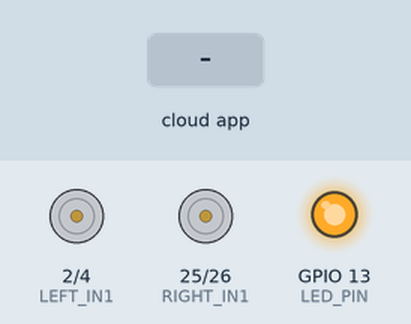
Recording of a sketch running on a simulated ESP32. Parts: motor-driver pin pairs drawn as motors (green arrow = first pin HIGH = forward, orange = second pin HIGH = backward, longer = more drive, scaled by the enable pin), output pins drawn as LEDs (lit = HIGH). The test bench sets the inputs (shaded band). The ROS host is connected and sends only what is stated; what the sketch prints to the serial monitor is not drawn.

Above: at 3.2 s.
3.3 s: the phone or cloud app sets linear.x to -100
At 4.5 s:
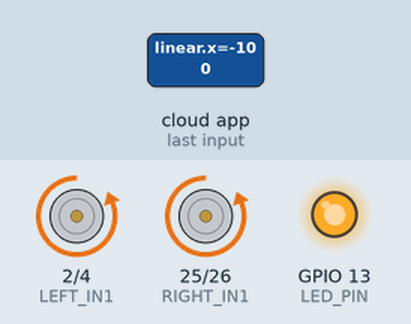
4.8 s: the phone or cloud app sets angular.z to -100
At 5.9 s:
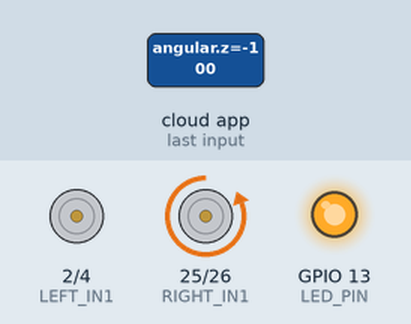
6.3 s: the phone or cloud app sets linear.x to 0
At 7.2 s:
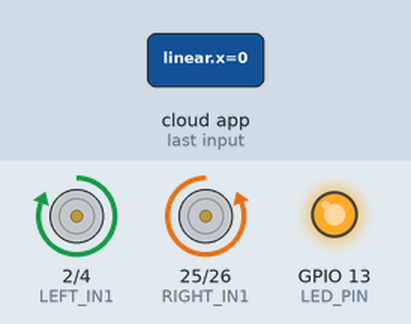
7.8 s: the phone or cloud app sets angular.z to 100
At 8.6 s:
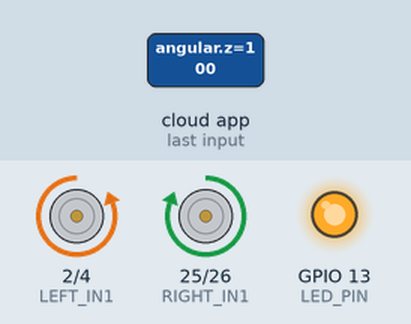
9.3 s: the phone or cloud app sets linear.x to 100
At 9.9 s:
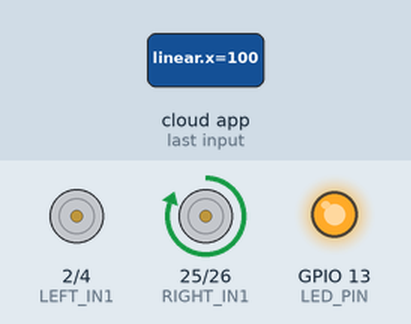
10.8 s: the phone or cloud app sets angular.z to 0
At 11.5 s:
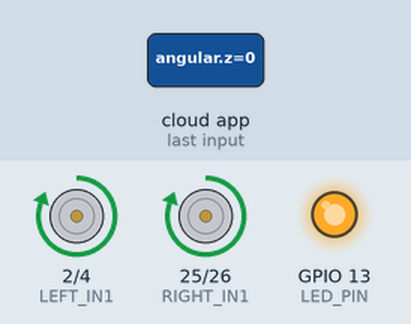
Timing chart, 0 to 13.3 s (numbered marks = the images above; inputs shaded):
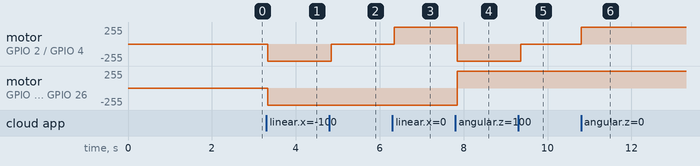

The sketch:

MicroRosTeleop.ino
```cpp
#include <micro_ros_arduino.h>
#include <rcl/rcl.h>
#include <rclc/rclc.h>
#include <rcl/error_handling.h>
#include <rclc/executor.h>
#include <geometry_msgs/msg/twist.h>

#if !defined(ESP32)
#error This example is only for ESP32 boards
#endif

// Motor pins
#define LEFT_IN1     2
#define LEFT_IN2     4
#define LEFT_ENABLE  5

#define RIGHT_IN1    25
#define RIGHT_IN2    26
#define RIGHT_ENABLE 27

// ROS objects
rcl_subscription_t subscriber;
geometry_msgs__msg__Twist msg;
rclc_support_t support;
rcl_allocator_t allocator;
rcl_node_t node;
rclc_executor_t executor;

// Status LED
#define LED_PIN 13

// Limits
const float MAX_LINEAR_SPEED = 0.5;   // meters per second
const float MAX_ANGULAR_SPEED = 1.0;  // radians per second
const int MIN_PWM = 100;              // threshold to avoid stalling

// Utility macros
#define RCCHECK(fn) { rcl_ret_t rc = fn; if (rc != RCL_RET_OK) { error_loop(); } }
#define RCSOFTCHECK(fn) { rcl_ret_t rc = fn; if (rc != RCL_RET_OK) {} }

void error_loop() {
  while (true) {
    digitalWrite(LED_PIN, !digitalRead(LED_PIN));
    delay(100);
  }
}

// Scale velocity to PWM with minimum threshold
int scaleToPWM(float speed, float max_speed) {
  int pwm = (int)(255.0 * speed / max_speed);

  // Apply minimum threshold if non-zero
  if (pwm > 0 && pwm < MIN_PWM) pwm = MIN_PWM;
  if (pwm < 0 && pwm > -MIN_PWM) pwm = -MIN_PWM;

  return constrain(pwm, -255, 255);
}

void setMotor(int in1, int in2, int enable, int speed) {
  int pwm = abs(speed);
  analogWrite(enable, pwm);

  if (speed > 0) {
    digitalWrite(in1, HIGH);
    digitalWrite(in2, LOW);
  } else if (speed < 0) {
    digitalWrite(in1, LOW);
    digitalWrite(in2, HIGH);
  } else {
    digitalWrite(in1, LOW);
    digitalWrite(in2, LOW);
  }
}

void cmd_vel_callback(const void *msgin) {
  const geometry_msgs__msg__Twist *msg = (const geometry_msgs__msg__Twist *)msgin;

  float linear = msg->linear.x;
  float angular = msg->angular.z;

  int left_pwm = scaleToPWM(linear - angular, MAX_LINEAR_SPEED);
  int right_pwm = scaleToPWM(linear + angular, MAX_LINEAR_SPEED);

  Serial.print("L_PWM: ");
  Serial.print(left_pwm);
  Serial.print(" R_PWM: ");
  Serial.println(right_pwm);

  setMotor(LEFT_IN1, LEFT_IN2, LEFT_ENABLE, left_pwm);
  setMotor(RIGHT_IN1, RIGHT_IN2, RIGHT_ENABLE, right_pwm);
}

void setup() {
  set_microros_wifi_transports("SSID", "Password", "IP Address", 8888);

  Serial.begin(115200);
  delay(1000);
  Serial.println("✅ Teleop test with min PWM threshold");

  pinMode(LED_PIN, OUTPUT);
  digitalWrite(LED_PIN, HIGH);

  pinMode(LEFT_IN1, OUTPUT);
  pinMode(LEFT_IN2, OUTPUT);
  pinMode(LEFT_ENABLE, OUTPUT);
  pinMode(RIGHT_IN1, OUTPUT);
  pinMode(RIGHT_IN2, OUTPUT);
  pinMode(RIGHT_ENABLE, OUTPUT);

  delay(1000);

  allocator = rcl_get_default_allocator();
  RCCHECK(rclc_support_init(&support, 0, NULL, &allocator));
  RCCHECK(rclc_node_init_default(&node, "esp32_teleop_node", "", &support));
  RCCHECK(rclc_subscription_init_default(
    &subscriber,
    &node,
    ROSIDL_GET_MSG_TYPE_SUPPORT(geometry_msgs, msg, Twist),
    "cmd_vel"));

  RCCHECK(rclc_executor_init(&executor, &support.context, 1, &allocator));
  RCCHECK(rclc_executor_add_subscription(&executor, &subscriber, &msg, &cmd_vel_callback, ON_NEW_DATA));
}

void loop() {
  RCSOFTCHECK(rclc_executor_spin_some(&executor, RCL_MS_TO_NS(100)));
  delay(50);
}
```

Measured:
- after the input at 3.3 s, motor on GPIO 2 (LEFT_IN1) / GPIO 4 (LEFT_IN2), motor on GPIO 25 (RIGHT_IN1) / GPIO 26 (RIGHT_IN2): stopped → backward 255/255 at once
- after the input at 4.8 s, motor on GPIO 2 (LEFT_IN1) / GPIO 4 (LEFT_IN2): backward 255/255 → stopped at once
- after the input at 6.3 s, motor on GPIO 2 (LEFT_IN1) / GPIO 4 (LEFT_IN2): stopped → forward 255/255 after 0.05 s
- after the input at 7.8 s, motor on GPIO 2 (LEFT_IN1) / GPIO 4 (LEFT_IN2): forward 255/255 → backward 255/255 after 0.05 s; motor on GPIO 25 (RIGHT_IN1) / GPIO 26 (RIGHT_IN2): backward 255/255 → forward 255/255 after 0.05 s
- after the input at 9.3 s, motor on GPIO 2 (LEFT_IN1) / GPIO 4 (LEFT_IN2): backward 255/255 → stopped after 0.06 s
- after the input at 10.8 s, motor on GPIO 2 (LEFT_IN1) / GPIO 4 (LEFT_IN2): stopped → forward 255/255 at once
